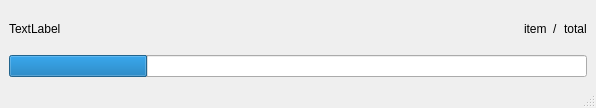
<?xml version="1.0" encoding="UTF-8"?>
<ui version="4.0">
 <class>MainWindow</class>
 <widget class="QMainWindow" name="MainWindow">
  <property name="geometry">
   <rect>
    <x>0</x>
    <y>0</y>
    <width>596</width>
    <height>108</height>
   </rect>
  </property>
  <property name="windowTitle">
   <string>MainWindow</string>
  </property>
  <widget class="QWidget" name="centralwidget">
   <layout class="QVBoxLayout" name="verticalLayout">
    <item>
     <layout class="QHBoxLayout">
      <item>
       <widget class="QLabel" name="label_itemName">
        <property name="text">
         <string>TextLabel</string>
        </property>
       </widget>
      </item>
      <item>
       <spacer>
        <property name="orientation">
         <enum>Qt::Horizontal</enum>
        </property>
        <property name="sizeHint" stdset="0">
         <size>
          <width>40</width>
          <height>20</height>
         </size>
        </property>
       </spacer>
      </item>
      <item>
       <widget class="QLabel" name="label_iterItem">
        <property name="text">
         <string>item</string>
        </property>
       </widget>
      </item>
      <item>
       <widget class="QLabel" name="label_divider">
        <property name="text">
         <string>/</string>
        </property>
       </widget>
      </item>
      <item>
       <widget class="QLabel" name="label_itemTotal">
        <property name="text">
         <string>total</string>
        </property>
       </widget>
      </item>
     </layout>
    </item>
    <item>
     <widget class="QProgressBar" name="progressBar_main">
      <property name="value">
       <number>24</number>
      </property>
      <property name="textVisible">
       <bool>false</bool>
      </property>
      <property name="format">
       <string>%p%</string>
      </property>
     </widget>
    </item>
   </layout>
  </widget>
  <widget class="QMenuBar" name="menubar">
   <property name="geometry">
    <rect>
     <x>0</x>
     <y>0</y>
     <width>596</width>
     <height>21</height>
    </rect>
   </property>
  </widget>
  <widget class="QStatusBar" name="statusbar"/>
 </widget>
 <resources/>
 <connections/>
</ui>
